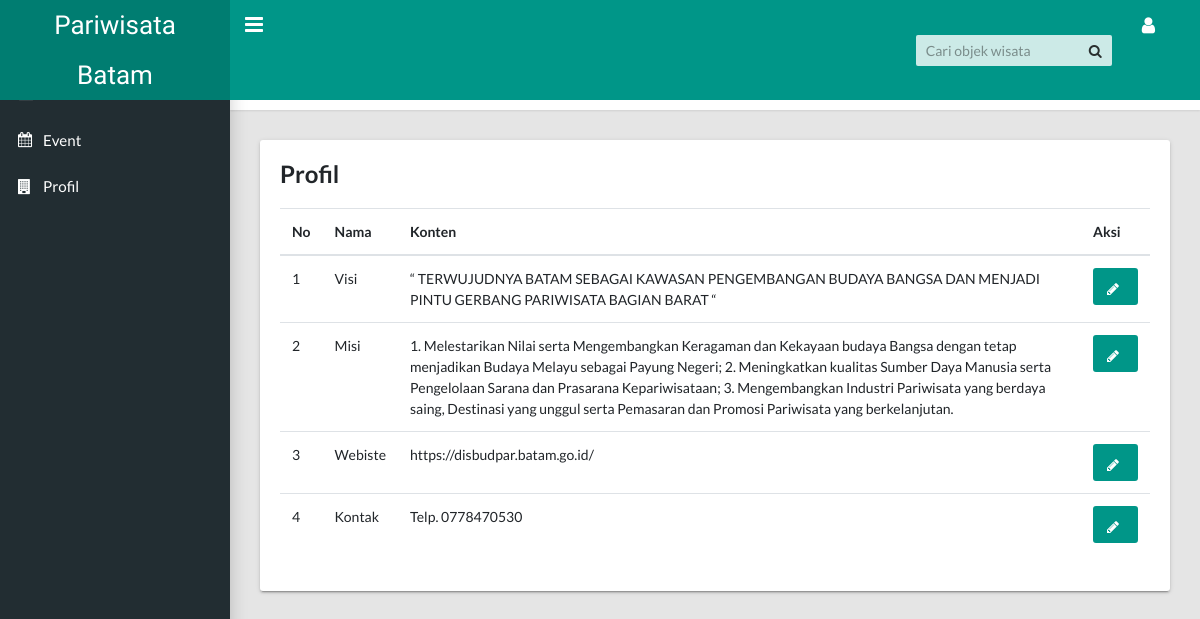
/profil.php, run on the app's committed database.
### tables this page shows
CREATE TABLE `tbl_profil` (
  `id_profil` int(11) NOT NULL,
  `nama` text NOT NULL,
  `konten` text NOT NULL
);

### profil.php (the view, shortened to what this page needs)
<!DOCTYPE html>
<html lang="en">
    <?php include("koneksi.php");?>
  <?php include("head.php");?>
  <body class="app sidebar-mini rtl">
    <?php include("header.php");?>
    <?php include("sidebar.php");?>
    <main class="app-content">
      <div class="app-title">
        <ul class="app-breadcrumb breadcrumb">
          <li class="breadcrumb-item"><i class="fa fa-home fa-lg"></i></li>
          <li class="breadcrumb-item"><a href="#">Wisata</a></li>
        </ul>
      </div>
      <div class="row">
        <div class="col-md-12">
          <div class="tile">
            <h3 class="tile-title">Profil</h3>
            <table class="table table-hover">
              <thead>
                <tr>
                  <th>No</th>
                  <th>Nama</th>
                  <th>Konten</th>
                  <th>Aksi</th>
                </tr>
              </thead>
              <tbody>
              <?php
              $sql = "select * from tbl_profil";
              $eks = mysqli_query($conn, $sql);
              $no = 1;
              while($row = mysqli_fetch_array($eks)){
              ?>
                <tr>
                  <td><?php echo $no++;?></td>
                  <td><?php echo $row['nama'];?></td>
                  <td><?php echo $row['konten'];?></td>
                  <td><a href="profil_edit.php?id=<?php echo $row['id_profil'];?>" class="btn btn-primary icon-btn"><i class="fa fa-pencil"></i></a></td>
                </tr>
              <?php
              }
              ?>
              </tbody>
            </table>
          </div>
        </div>
      </div>
    </main>
  </body>
</html>

### data on the page
tbl_profil: nama "Visi", konten "“ TERWUJUDNYA BATAM SEBAGAI KAWASAN PENGEMBANGAN BUDAYA BANGSA DAN MENJADI PINTU GERBANG PARIWISATA BAGIAN BARAT “"
tbl_profil: nama "Misi", konten "1. Melestarikan Nilai serta Mengembangkan Keragaman dan Kekayaan budaya Bangsa dengan tetap menjadikan Budaya Melayu sebagai Payung Negeri; 2. Meningkatkan kualitas Sumber Daya Manusia serta Pengelolaan Sarana dan Prasarana Kepariwisataan; 3. Mengembangkan Industri Pariwisata yang berdaya saing, Destinasi yang unggul serta Pemasaran dan Promosi Pariwisata yang berkelanjutan."
tbl_profil: nama "Webiste", konten "https://disbudpar.batam.go.id/"
tbl_profil: nama "Kontak", konten "Telp. 0778470530"
